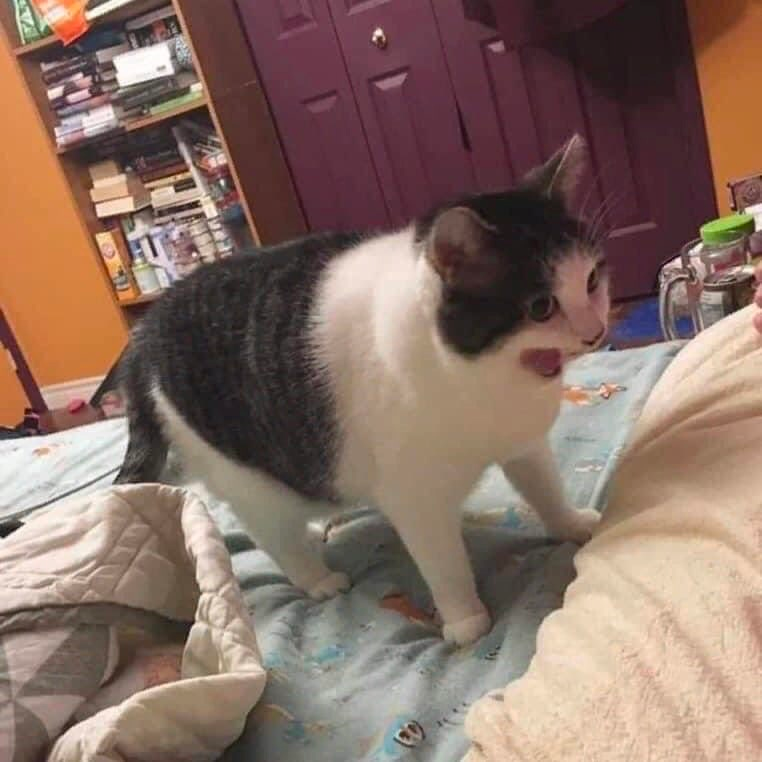
#> input picture samples/img.png, 762 x 762 px
$ python rotate_around_point_30.py ../samples/img.png
#> lines starting #> are read from the running program, lines starting #| are printed output that depends on the picture
import cv2
import sys

input_path = sys.argv[1]

img = cv2.imread(input_path)
#> img is the input picture: shape (762, 762, 3); mean B, G, R 100.3, 111.5, 136.4
(h, w, _) = img.shape
#> h = 762; w = 762
point = (w // 3, h // 4)
#> point = (254, 190)

rotation_matrix = cv2.getRotationMatrix2D(point, 30, 1.0)
result = cv2.warpAffine(img, rotation_matrix, (w, h))
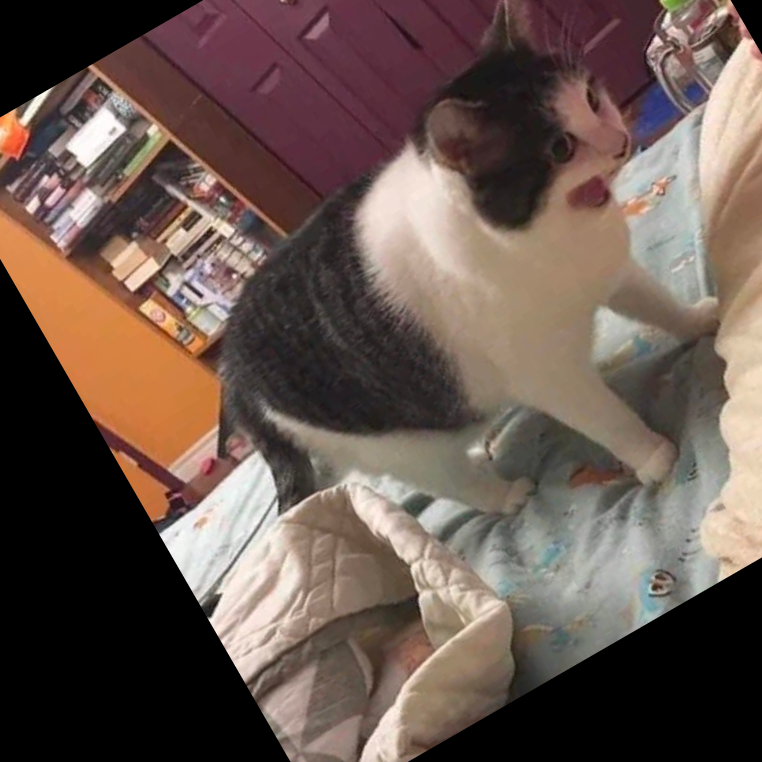
#> result: shape (762, 762, 3); mean B, G, R 78.7, 86.6, 104.3

cv2.imshow("Rotate 30 around point", result)
cv2.waitKey()
